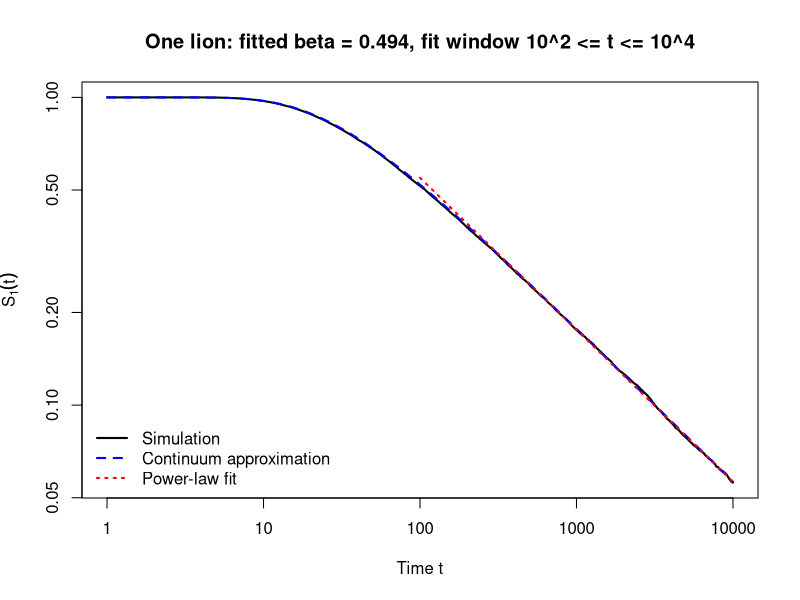
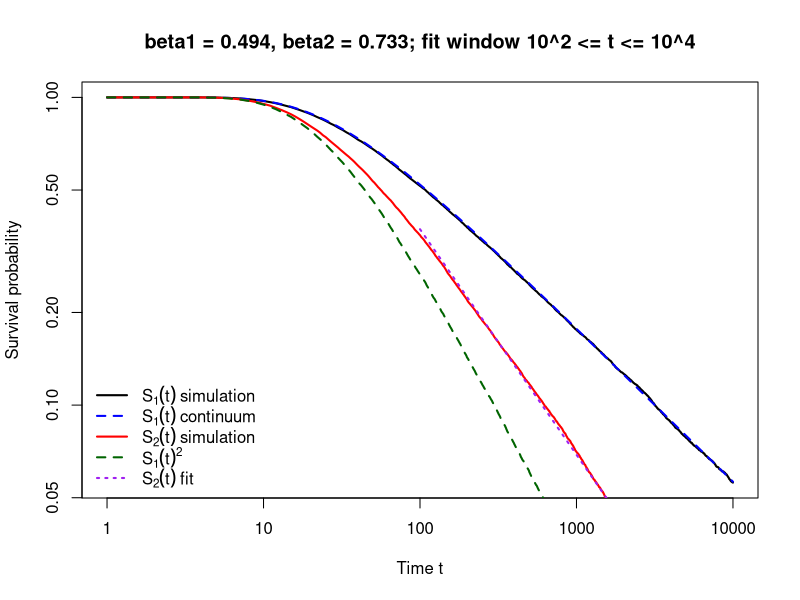

Generate these figures, in order, with R:
## ---- chunk 1
set.seed(123)

R <- 20000
Tmax <- 10000

X <- rep(0, R)      # lamb
Y <- rep(10, R)     # lion

# Logical vector indicating which lambs are still alive
alive <- rep(TRUE, R)

S1 <- numeric(Tmax + 1)
S1[1] <- 1

for (t in 1:Tmax) {

  # Only update realizations that are still alive
  idx <- which(alive)

  if (length(idx) == 0) {
    S1[t + 1] <- 0
    next
  }

  # Vectorized moves for all surviving realizations
  X[idx] <- X[idx] + sample(
    c(-1, 1),
    length(idx),
    replace = TRUE
  )

  Y[idx] <- Y[idx] + sample(
    c(-1, 1),
    length(idx),
    replace = TRUE
  )

  caught <- idx[X[idx] == Y[idx]]
  alive[caught] <- FALSE

  S1[t + 1] <- mean(alive)
}

time <- 0:Tmax
## ---- chunk 2
fit_idx <- time >= 100 &
           time <= 10000 &
           S1 > 0

fit1 <- lm(log(S1[fit_idx]) ~ log(time[fit_idx]))

beta1_hat <- -coef(fit1)[2]

beta1_hat

## ---- chunk 3
erf <- function(x) {
  2 * pnorm(x * sqrt(2)) - 1
}

S1_theory <- rep(NA_real_, length(time))

positive_t <- time > 0

S1_theory[positive_t] <-
  erf(10 / (2 * sqrt(time[positive_t])))

## ---- chunk 4
plot_idx <- time > 0 & S1 > 0

plot(
  time[plot_idx],
  S1[plot_idx],
  log = "xy",
  type = "l",
  lwd = 2,
  col = "black",
  xlab = "Time t",
  ylab = expression(S[1](t)),
  main = sprintf(
    "One lion: fitted beta = %.3f, fit window 10^2 <= t <= 10^4",
    beta1_hat
  )
)

lines(
  time[positive_t],
  S1_theory[positive_t],
  lwd = 2,
  lty = 2,
  col = "blue"
)


fit_time <- time[fit_idx]
fit_survival <- exp(predict(fit1))

lines(
  fit_time,
  fit_survival,
  lwd = 2,
  lty = 3,
  col = "red"
)

legend(
  "bottomleft",
  legend = c(
    "Simulation",
    "Continuum approximation",
    "Power-law fit"
  ),
  col = c("black", "blue", "red"),
  lty = c(1, 2, 3),
  lwd = 2,
  bty = "n"
)
## ---- chunk 5
set.seed(123)

R <- 20000
Tmax <- 10000


X  <- rep(0, R)       # lamb
Y1 <- rep(10, R)      # lion 1
Y2 <- rep(10, R)      # lion 2

alive2 <- rep(TRUE, R)

S2 <- numeric(Tmax + 1)
S2[1] <- 1

for (t in 1:Tmax) {

  idx <- which(alive2)

  if (length(idx) == 0) {
    S2[t + 1] <- 0
    next
  }

  # Vectorized random-walk steps
  X[idx] <- X[idx] +
    sample(c(-1, 1), length(idx), replace = TRUE)

  Y1[idx] <- Y1[idx] +
    sample(c(-1, 1), length(idx), replace = TRUE)

  Y2[idx] <- Y2[idx] +
    sample(c(-1, 1), length(idx), replace = TRUE)

  # Captured if the lamb meets either lion
  caught <- idx[
    X[idx] == Y1[idx] |
    X[idx] == Y2[idx]
  ]

  alive2[caught] <- FALSE

  # Proportion still alive
  S2[t + 1] <- mean(alive2)
}

## ---- chunk 6
fit2_idx <- time >= 100 &
            time <= 10000 &
            S2 > 0

fit2 <- lm(
  log(S2[fit2_idx]) ~ log(time[fit2_idx])
)

beta2_hat <- -coef(fit2)[2]

beta2_hat
## ---- chunk 7
S1_sq <- S1^2
## ---- chunk 8
table_times <- c(100, 1000, 10000)

results_table <- data.frame(
  t = table_times,
  S2 = S2[table_times + 1],
  S1_squared = S1[table_times + 1]^2
)

knitr::kable(
  results_table,
  digits = 4,
  col.names = c("t", "S2(t)", "S1(t)^2")
)
## ---- chunk 9
# Continuum prediction from part (b)
erf <- function(x) {
  2 * pnorm(x * sqrt(2)) - 1
}

positive_t <- time > 0

S1_theory <- rep(NA_real_, length(time))
S1_theory[positive_t] <-
  erf(10 / (2 * sqrt(time[positive_t])))

# Valid plotting indices
plot1_idx <- time > 0 & S1 > 0
plot2_idx <- time > 0 & S2 > 0
sq_idx    <- time > 0 & S1_sq > 0

# Start with S1 simulation
plot(
  time[plot1_idx],
  S1[plot1_idx],
  log = "xy",
  type = "l",
  lwd = 2,
  col = "black",
  xlab = "Time t",
  ylab = "Survival probability",
  main = sprintf(
    "beta1 = %.3f, beta2 = %.3f; fit window 10^2 <= t <= 10^4",
    beta1_hat, beta2_hat
  )
)

# Continuum prediction for S1
lines(
  time[positive_t],
  S1_theory[positive_t],
  col = "blue",
  lwd = 2,
  lty = 2
)

# S2 simulation
lines(
  time[plot2_idx],
  S2[plot2_idx],
  col = "red",
  lwd = 2,
  lty = 1
)

# S1(t)^2
lines(
  time[sq_idx],
  S1_sq[sq_idx],
  col = "darkgreen",
  lwd = 2,
  lty = 2
)

# Optional fitted S2 power law
lines(
  time[fit2_idx],
  exp(predict(fit2)),
  col = "purple",
  lwd = 2,
  lty = 3
)

legend(
  "bottomleft",
  legend = c(
    expression(S[1](t)~simulation),
    expression(S[1](t)~continuum),
    expression(S[2](t)~simulation),
    expression(S[1](t)^2),
    expression(S[2](t)~fit)
  ),
  col = c(
    "black",
    "blue",
    "red",
    "darkgreen",
    "purple"
  ),
  lty = c(1, 2, 1, 2, 3),
  lwd = 2,
  bty = "n"
)
